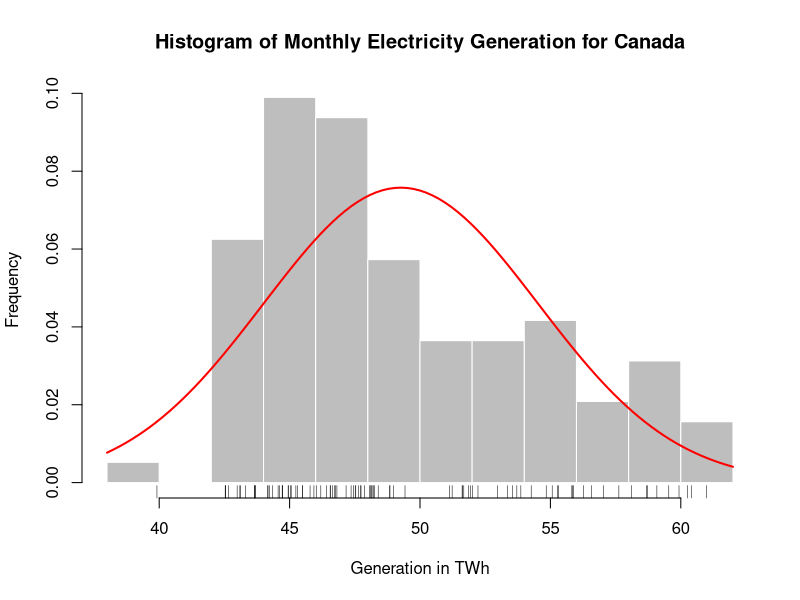
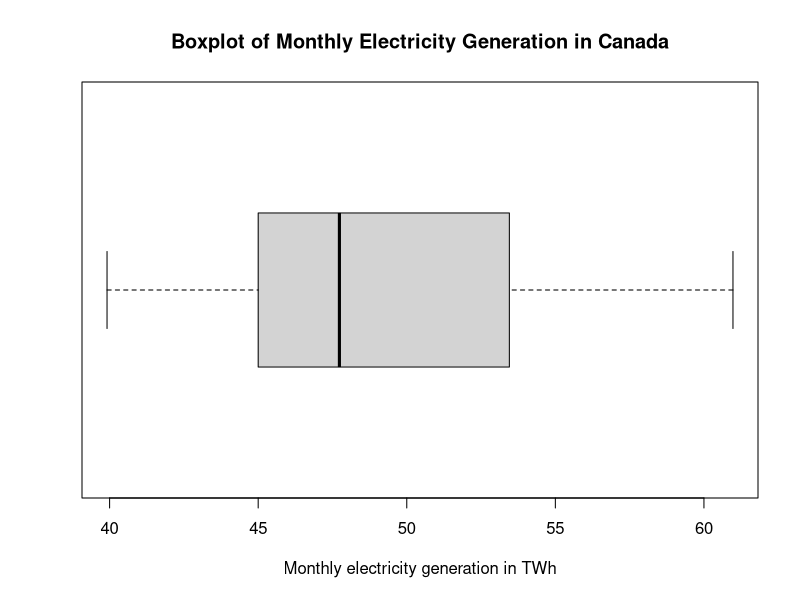

Recreate these plots in R, in order.
#import data
CAN_elec_gen <- read.csv("Canadian Electricity Generation Monthly.csv",header=TRUE)

#create table with generation data in TWh.
gen <- CAN_elec_gen$Value/1000000

#summarize monthly generation data.
summary(gen)

#Create a histogram of total generation
h <- hist(gen,
          breaks = 10,
          col="grey",
          border = 0,
          main = "Histogram of Monthly Electricity Generation for Canada",
          xlab = "Generation in TWh",
          ylab = "Frequency",
          freq = FALSE)
#Adding the individual data.
rug(gen)

#Adding a normal distribution curve.
curve(dnorm(x,mean=mean(gen),sd=sd(gen)),
      col="red",
      lwd=2,
      add=TRUE)

#Boxplot of data
boxplot(gen,
        horizontal = TRUE,
        xlab = "Monthly electricity generation in TWh",
        main = "Boxplot of Monthly Electricity Generation in Canada")
